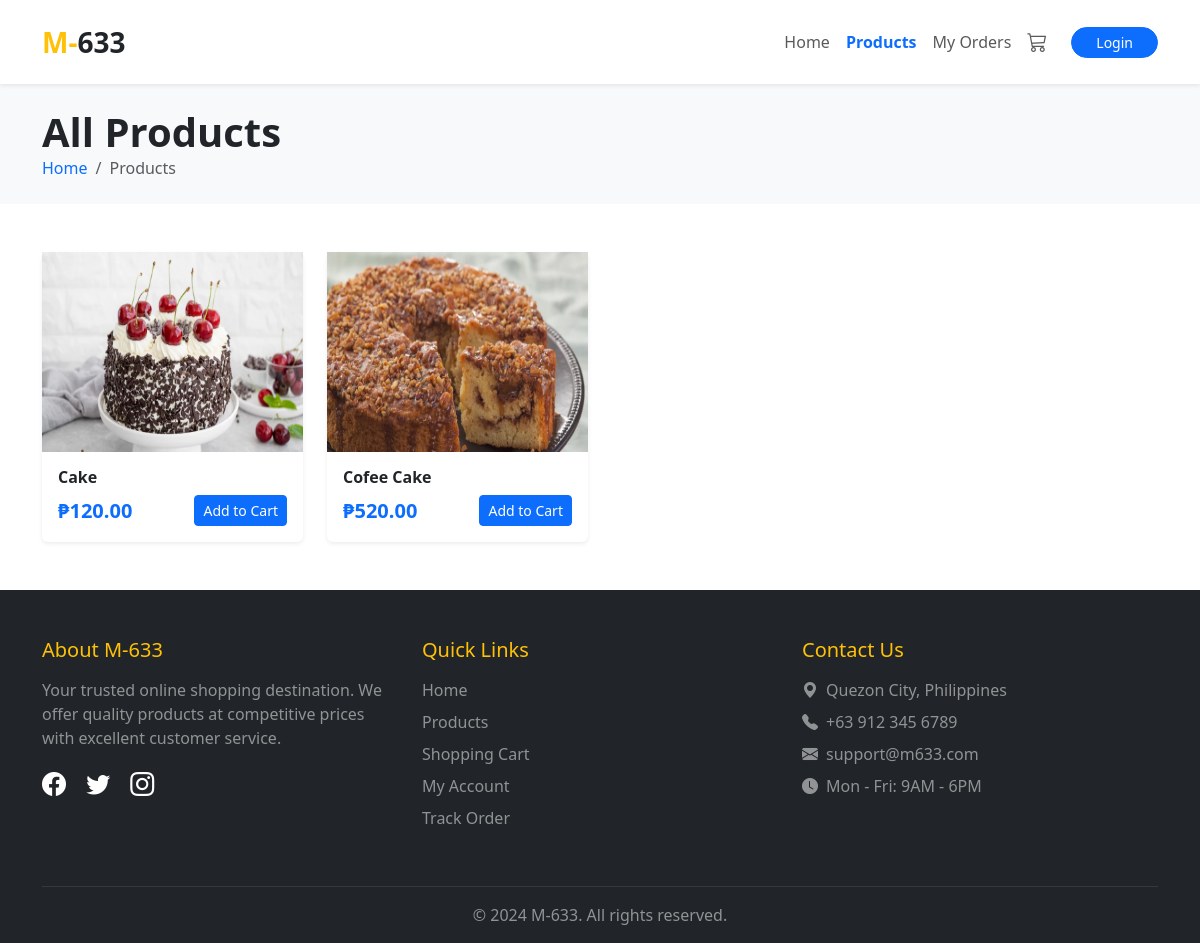
The page /customer/products.php on the database its author committed.
### tables this page shows
CREATE TABLE `products` (
  `id` int(11) NOT NULL,
  `images` text NOT NULL,
  `name` text NOT NULL,
  `description` text NOT NULL,
  `price` decimal(10,2) NOT NULL,
  `quantity` int(11) NOT NULL DEFAULT current_timestamp(),
  `selling` int(11) NOT NULL,
  `timestamp` timestamp NOT NULL DEFAULT current_timestamp() ON UPDATE current_timestamp()
);

### config/config.php (called while the page is built, shortened)
<?php
class Connection{
	private $servername = "localhost";
	private $username = "root";
	private $password = "";
	private $dbname = "m633";
	public function conn(){
		try {
		$this->dsn = "mysql:host=".$this->servername.";dbname=".$this->dbname;
		$this->pdo = new PDO($this->dsn, $this->username, $this->password);
		$this->pdo->setAttribute(PDO::ATTR_ERRMODE, PDO::ERRMODE_EXCEPTION);
		$this->pdo->setAttribute(PDO::ATTR_DEFAULT_FETCH_MODE, PDO::FETCH_ASSOC);
		$this->pdo->exec("SET time_zone = '+08:00'");
		return $this->pdo;
		} catch (Exception $e) {
			echo 'error'. $e->getmessage();
		}
	}
}
?>

### customer/products.php (the view)
<?php
  include '../config/config.php';
  class data extends Connection{
    public function managedata(){
?>
<!DOCTYPE html>
<html lang="en">
<?php include '../includes/header.php'; ?>
<body>
    <?php include 'navbar.php'; ?>
    <div class="bg-light py-4">
        <div class="container">
            <h1 class="fw-bold mb-0">All Products</h1>
            <nav aria-label="breadcrumb">
                <ol class="breadcrumb mb-0">
                    <li class="breadcrumb-item"><a href="index.php" class="text-decoration-none">Home</a></li>
                    <li class="breadcrumb-item active">Products</li>
                </ol>
            </nav>
        </div>
    </div>
    <div class="container my-5">
        <div class="row">
            <div class="col-lg-9">
                <div class="row g-4">
                    <?php $sql = "SELECT * FROM products WHERE quantity > 0";
                    $stmt = $this->conn()->query($sql);
                    while ($row = $stmt->fetch()) { ?>
                        <div class="col-lg-4 col-md-6">
                            <div class="card border-0 shadow-sm h-100">
                                <div class="bg-secondary" style="height: 200px;">
                                    <img src="../images/<?= $row['images'] ?>" width="100%" height="100%">
                                </div>
                                <div class="card-body">
                                    <h6 class="card-title fw-bold"><?= $row['name']; ?></h6>
                                    <div class="d-flex justify-content-between align-items-center">
                                        <span class="text-primary fw-bold fs-5">₱<?= $row['price']; ?></span>
                                        <?php if(isset($_SESSION['users_id'])): ?>
                                            <button value="<?= $row['id'] ?>" class="addtocart btn btn-sm btn-primary">Add to Cart</button>
                                        <?php else: ?>
                                            <a href="../auth/login.php" class="btn btn-sm btn-primary">Add to Cart</a>
                                        <?php endif; ?>
                                    </div>
                                </div>
                            </div>
                        </div>
                    <?php } ?>
                </div>
            </div>
        </div>
    </div>
    <?php include 'footer.php'; ?>
</body>
</html>
<?php } } $data = new data(); $data->managedata(); ?>

### rows shown on the page
products: images (picture), name "Cake", price "120.00"
products: images (picture), name "Cofee Cake", price "520.00"
